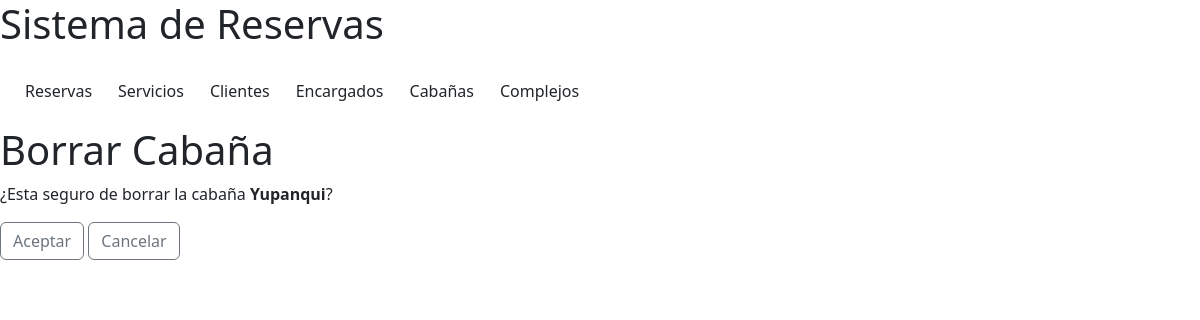
Before: /cabanias/cabaniaBorrar/1/ with the older database file.
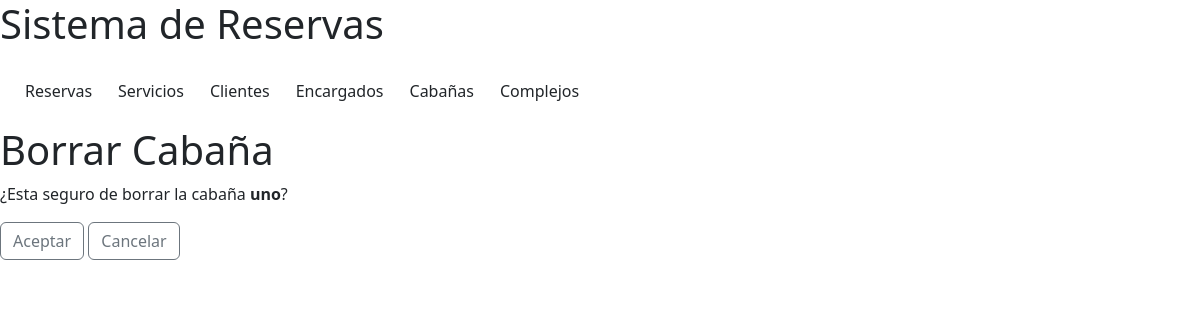
After: the same page with the newer database file.
### reservas/models.py (models this page shows, shortened)
class Cabania(models.Model):
    nombre = models.CharField(max_length=100)
    tipo = models.CharField(max_length=15, choices=[('Apart','Apart'), ('Cabaña', 'Cabaña'), ('Departamento','Departamento'), ('Habitacion','Habitacion')])
    capacidad = models.CharField(max_length=2)
    precio = models.FloatField(max_length=10)
    complejo = models.ForeignKey(Complejo, on_delete=models.CASCADE, default="none")

### reservas/views.py (the view)
# urls.py: path('cabanias/cabaniaBorrar/<int:pk>/', views.borrar_cabania.as_view(), name='borrar_cabania'),
class borrar_cabania(DeleteView):
    model = Cabania
    template_name = 'conf_borrar_cabania.html'
    success_url = reverse_lazy('lista_cabanias')

### reservas/templates/conf_borrar_cabania.html (shortened to what this page needs)
{% include 'navbar.html' %}
{% load static %}
{% block content %}
<div class="detalle">
    <h1>Borrar Cabaña</h1>
    <p>¿Esta seguro de borrar la cabaña <b>{{ cabania.nombre}}</b>?</p>
    <form method="post">
        <div class="button-conteiner">
            <button type="submit" class="btn btn-outline-secondary">Aceptar</button>
            <a type="submit" class="btn btn-outline-secondary" href="/cabanias/">Cancelar</a>
        </div>
    </form>
</div>
{% endblock %}

Changed rows visible on the page:
changed Cabania: nombre "Yupanqui" → "uno"
